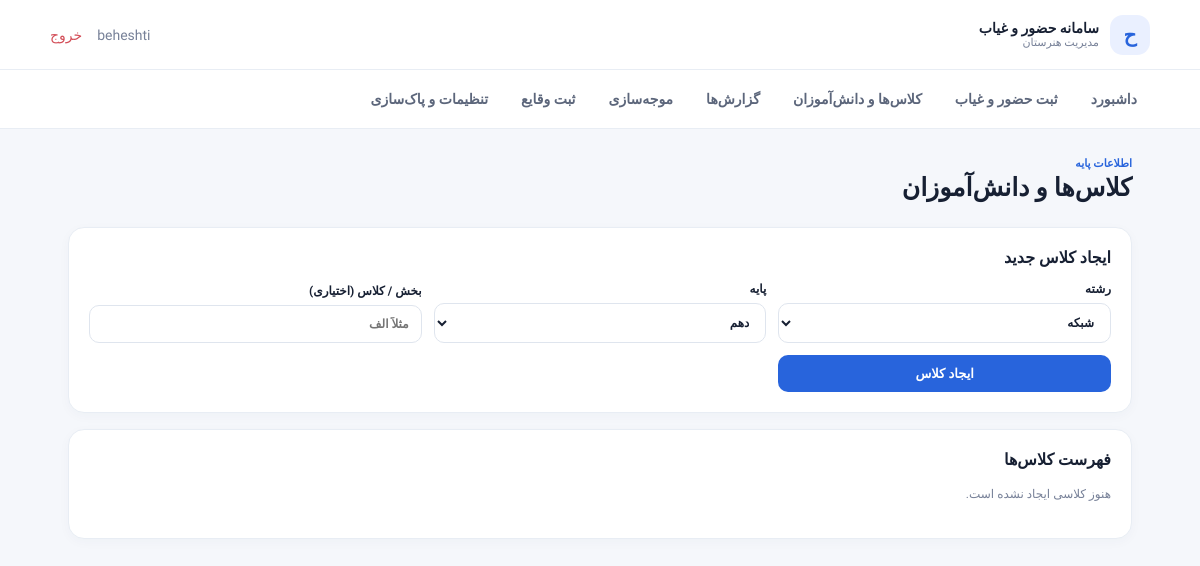
The page /classes/ (signed in) on the database as committed earlier.
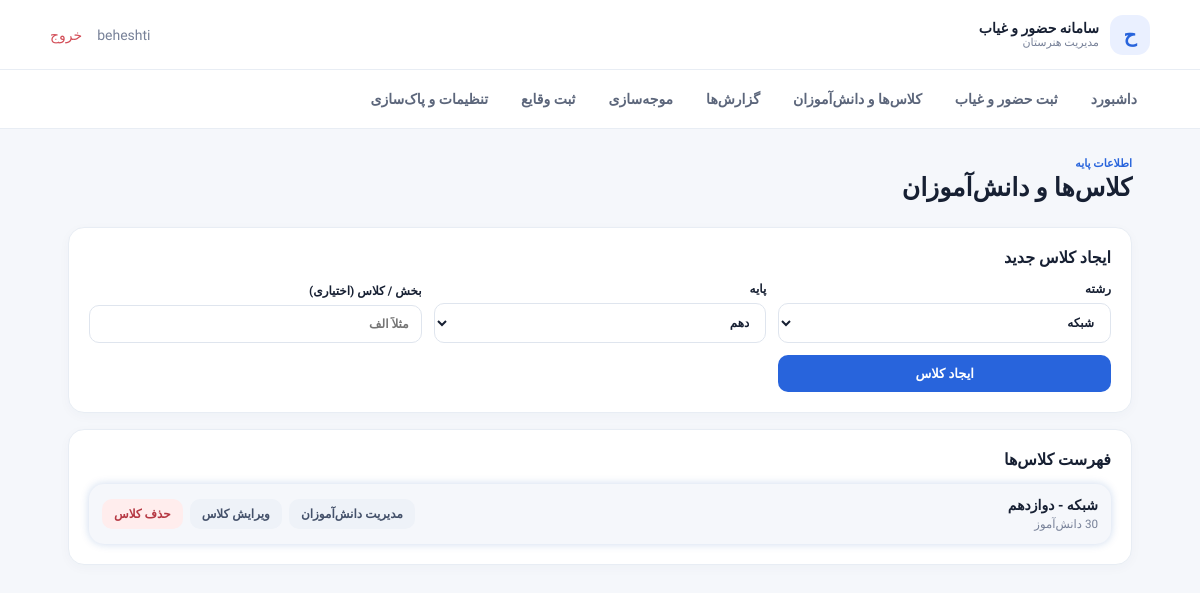
The same page on the database as committed later.
### attendance/models.py (models this page shows)
class SchoolClass(models.Model):
    major = models.CharField(max_length=40, choices=MAJORS)
    grade = models.PositiveSmallIntegerField(choices=GRADES)
    section = models.CharField(max_length=20, blank=True, default="")
    class Meta:
        ordering = ["grade", "major", "section"]
        constraints = [models.UniqueConstraint(
            fields=["major", "grade", "section"], name="unique_school_class")]
    def __str__(self):
        grade_name = dict(GRADES).get(self.grade, self.grade)
        return f"{self.major} - {grade_name}" + (f" ({self.section})" if self.section else "")

### attendance/views.py (the view, shortened to what this page needs)
# urls.py: path("classes/", views.classes, name="classes"),
@login_required
def classes(request):
    return render(request, "classes.html", {"classes": SchoolClass.objects.annotate(student_count=Count("students")), "majors": MAJORS, "grades": GRADES})

### templates/classes.html
{% extends 'base.html' %}{% block content %}
<div class="page-head"><div><p class="eyebrow">اطلاعات پایه</p><h1>کلاس‌ها و دانش‌آموزان</h1></div></div>
<section class="panel"><h2>ایجاد کلاس جدید</h2><form method="post" class="form-grid">{% csrf_token %}<label>رشته<select name="major">{% for value,label in majors %}<option value="{{ value }}">{{ label }}</option>{% endfor %}</select></label><label>پایه<select name="grade">{% for value,label in grades %}<option value="{{ value }}">{{ label }}</option>{% endfor %}</select></label><label>بخش / کلاس (اختیاری)<input name="section" placeholder="مثلاً الف"></label><button class="btn primary">ایجاد کلاس</button></form></section>
<section class="panel"><h2>فهرست کلاس‌ها</h2>{% for c in classes %}<div class="list-row class-list-row"><div><strong>{{ c }}</strong><small>{{ c.student_count }} دانش‌آموز</small></div><div class="row-actions"><a class="btn secondary small" href="{% url 'students' c.id %}">مدیریت دانش‌آموزان</a><a class="btn secondary small" href="{% url 'edit_class' c.id %}">ویرایش کلاس</a><form method="post" action="{% url 'delete_class' c.id %}" onsubmit="return confirm('هشدار: با حذف این کلاس، تمام دانش‌آموزان و سوابق حضور و غیاب همین کلاس نیز حذف می‌شوند. ادامه می‌دهید؟')">{% csrf_token %}<input type="hidden" name="confirm" value="yes"><button class="btn danger small" type="submit">حذف کلاس</button></form></div></div>{% empty %}<p class="muted">هنوز کلاسی ایجاد نشده است.</p>{% endfor %}</section>
{% endblock %}

Rows that differ between the two databases and show on the page:
added SchoolClass: grade+major+section "شبکه - دوازدهم", student_count "30"
Other text that changed with them:
text no longer shown: "هنوز کلاسی ایجاد نشده است."
